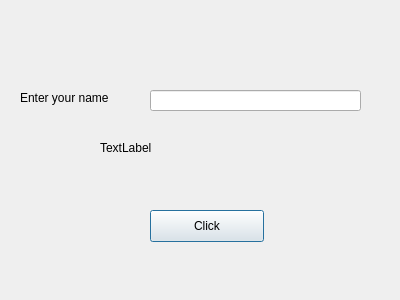
<?xml version="1.0" encoding="UTF-8"?>
<ui version="4.0">
 <class>Dialog</class>
 <widget class="QDialog" name="Dialog">
  <property name="geometry">
   <rect>
    <x>0</x>
    <y>0</y>
    <width>400</width>
    <height>300</height>
   </rect>
  </property>
  <property name="windowTitle">
   <string>Dialog</string>
  </property>
  <widget class="QPushButton" name="ButtonClickMe">
   <property name="geometry">
    <rect>
     <x>150</x>
     <y>210</y>
     <width>114</width>
     <height>32</height>
    </rect>
   </property>
   <property name="text">
    <string>Click</string>
   </property>
  </widget>
  <widget class="QLabel" name="label">
   <property name="geometry">
    <rect>
     <x>20</x>
     <y>90</y>
     <width>131</width>
     <height>16</height>
    </rect>
   </property>
   <property name="text">
    <string>Enter your name</string>
   </property>
  </widget>
  <widget class="QLabel" name="labelResponse">
   <property name="geometry">
    <rect>
     <x>100</x>
     <y>140</y>
     <width>221</width>
     <height>16</height>
    </rect>
   </property>
   <property name="text">
    <string>TextLabel</string>
   </property>
  </widget>
  <widget class="QLineEdit" name="lineEditName">
   <property name="geometry">
    <rect>
     <x>150</x>
     <y>90</y>
     <width>211</width>
     <height>21</height>
    </rect>
   </property>
  </widget>
 </widget>
 <resources/>
 <connections/>
</ui>
